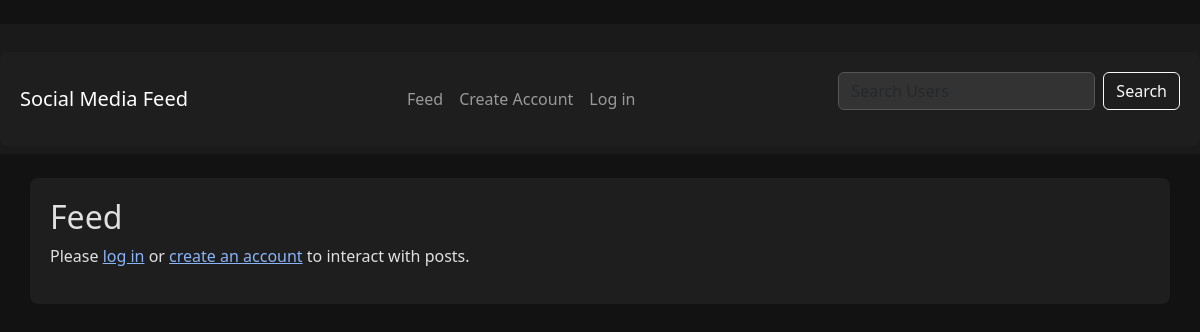
The app's page /feed/, older data.
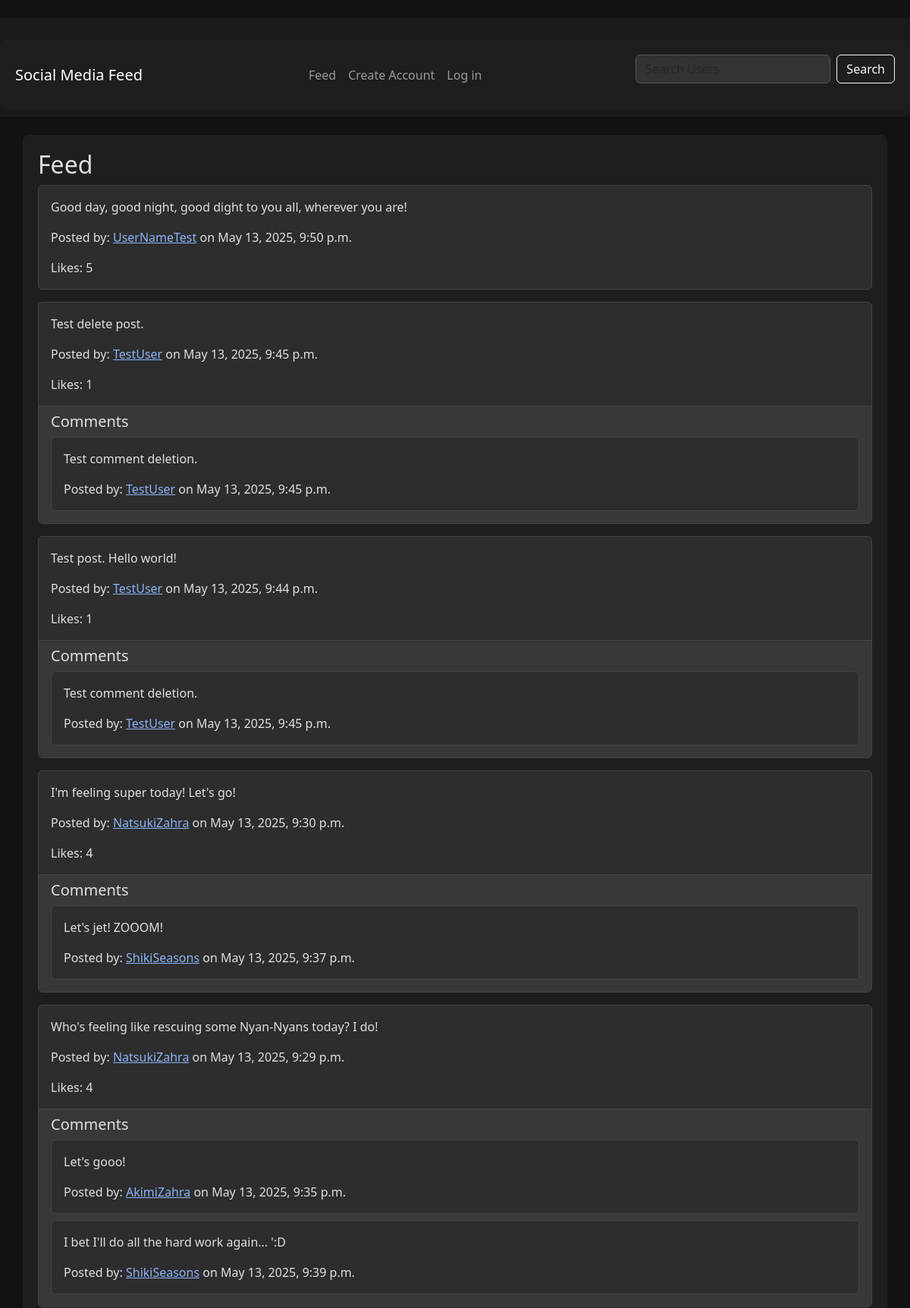
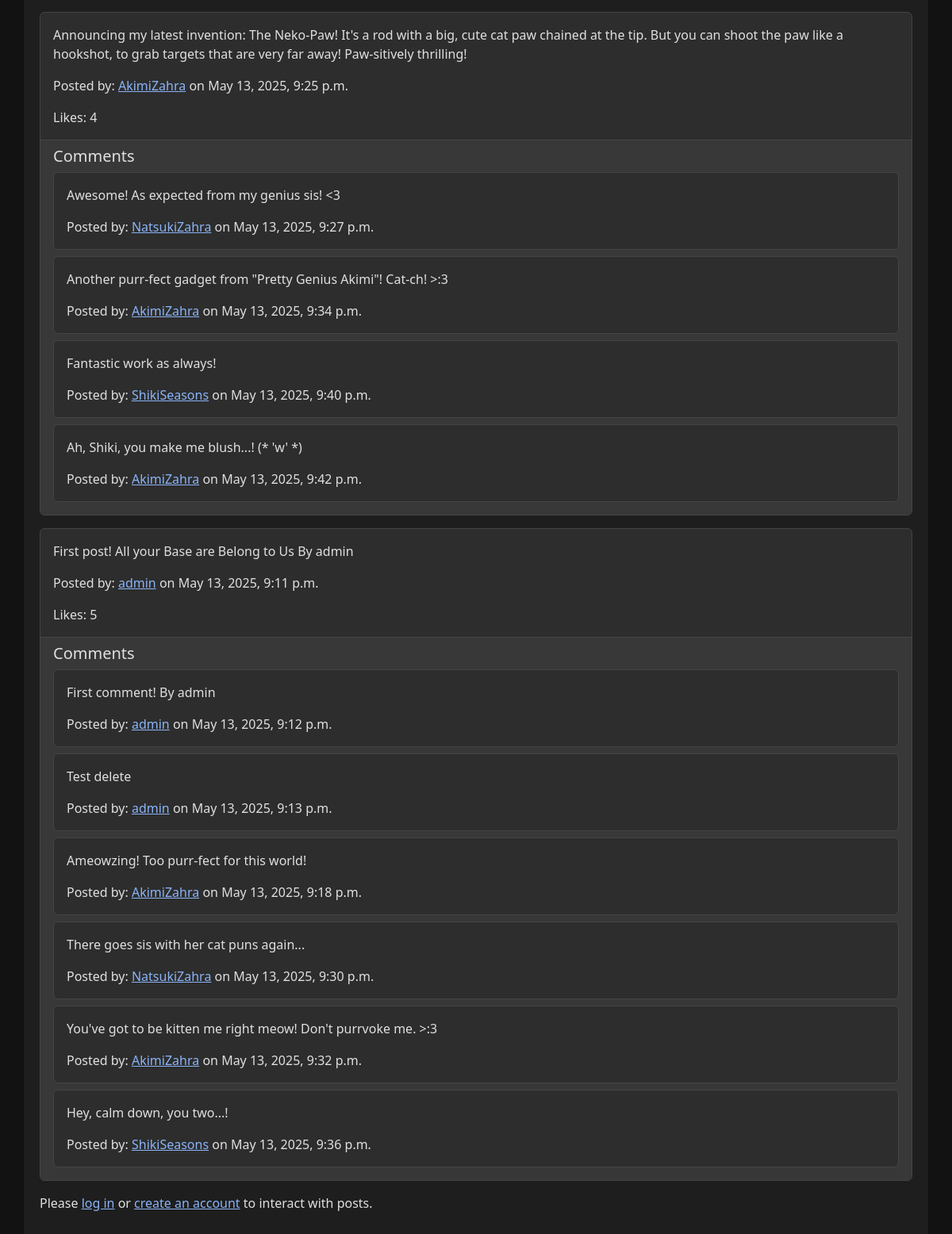
The same page, newer data (2 pictures, top to bottom).
### core/models.py (models this page shows, shortened)
class Post(models.Model):
    content = models.TextField()
    user = models.ForeignKey(User, on_delete=models.CASCADE, related_name='posts')
    created_at = models.DateTimeField(auto_now_add=True)
    updated_at = models.DateTimeField(auto_now=True)

class Comment(models.Model):
    content = models.TextField()
    user = models.ForeignKey(User, on_delete=models.CASCADE, related_name='comments')
    post = models.ForeignKey(Post, on_delete=models.CASCADE, related_name='comments')
    created_at = models.DateTimeField(auto_now_add=True)
    updated_at = models.DateTimeField(auto_now=True)

### core/views.py (the view)
# urls.py: path('feed/', views.feed, name='feed'),
def feed(request):
    posts = Post.objects.all().order_by('-created_at')
    if request.user.is_authenticated:
        return render(request, 'feed.html', {'posts': posts})
    else:
        return render(request, 'guest_feed.html', {'posts': posts})

### core/templates/guest_feed.html (shortened to what this page needs)
﻿{% extends 'base.html' %}
{% block content %}
  <h2>Feed</h2>
  {% for post in posts %}
    <div class="card mb-3">
      <div class="card-body">
        <p class="card-text">{{ post.content }}</p>
        <p class="card-text">
          Posted by: <a href="{% url 'guest_profile' post.user.username %}">{{ post.user.username }}</a> on {{ post.created_at }}
        </p>
        <p class="card-text">Likes: {{ post.likes.count }}</p>
      </div>
      {% if post.comments.exists %}
        <div class="card-footer">
          <h5>Comments</h5>
          {% for comment in post.comments.all %}
            <div class="card mb-2">
              <div class="card-body">
                <p class="card-text">{{ comment.content }}</p>
                <p class="card-text">
                  Posted by: <a href="{% url 'guest_profile' comment.user.username %}">{{ comment.user.username }}</a> on {{ comment.created_at }}
                </p>
              </div>
            </div>
          {% endfor %}
        </div>
      {% endif %}
    </div>
  {% endfor %}
  <p>
    Please <a href="{% url 'login' %}">log in</a> or <a href="{% url 'signup' %}">create an account</a> to interact with posts.
  </p>
{% endblock %}

Row changes from the older to the newer data that the page shows:
added Post: content "Good day, good night, good dight to you all, wherever you are!", user.username "UserNameTest", created_at "May 13, 2025, 9:50 p.m.", likes.count "5"
added Post: content "Test delete post.", user.username "TestUser", created_at "May 13, 2025, 9:45 p.m.", likes.count "1"
added Comment: content "Test comment deletion.", user.username "TestUser", created_at "May 13, 2025, 9:45 p.m.", shown under "Test delete post."
added Post: content "Test post. Hello world!", user.username "TestUser", created_at "May 13, 2025, 9:44 p.m.", likes.count "1"
added Comment: content "Test comment deletion.", user.username "TestUser", created_at "May 13, 2025, 9:45 p.m.", shown under "Test post. Hello world!"
added Post: content "I'm feeling super today! Let's go!", user.username "NatsukiZahra", created_at "May 13, 2025, 9:30 p.m.", likes.count "4"
added Comment: content "Let's jet! ZOOOM!", user.username "ShikiSeasons", created_at "May 13, 2025, 9:37 p.m.", shown under "I'm feeling super today! Let's go!"
added Post: content "Who's feeling like rescuing some Nyan-Nyans today? I do!", user.username "NatsukiZahra", created_at "May 13, 2025, 9:29 p.m.", likes.count "4"
added Comment: content "Let's gooo!", user.username "AkimiZahra", created_at "May 13, 2025, 9:35 p.m.", shown under "Who's feeling like rescuing some Nyan-Nyans today? I do!"
added Comment: content "I bet I'll do all the hard work again... ':D", user.username "ShikiSeasons", created_at "May 13, 2025, 9:39 p.m.", shown under "Who's feeling like rescuing some Nyan-Nyans today? I do!"
added Post: content "Announcing my latest invention: The Neko-Paw! It's a rod with a big, cute cat paw chained at the tip. But you can shoot the paw like a hookshot, to grab targets that are very far away! Paw-sitively thrilling!", user.username "AkimiZahra", created_at "May 13, 2025, 9:25 p.m.", likes.count "4"
added Comment: content "Awesome! As expected from my genius sis! <3", user.username "NatsukiZahra", created_at "May 13, 2025, 9:27 p.m.", shown under "AkimiZahra"
added Comment: content "Another purr-fect gadget from \"Pretty Genius Akimi\"! Cat-ch! >:3", user.username "AkimiZahra", created_at "May 13, 2025, 9:34 p.m."
added Comment: content "Fantastic work as always!", user.username "ShikiSeasons", created_at "May 13, 2025, 9:40 p.m.", shown under "AkimiZahra"
added Comment: content "Ah, Shiki, you make me blush...! (* 'w' *)", user.username "AkimiZahra", created_at "May 13, 2025, 9:42 p.m."
added Post: content "First post! All your Base are Belong to Us By admin", user.username "admin", created_at "May 13, 2025, 9:11 p.m.", likes.count "5"
added Comment: content "First comment! By admin", user.username "admin", created_at "May 13, 2025, 9:12 p.m.", shown under "First post! All your Base are Belong to Us By admin"
added Comment: content "Test delete", user.username "admin", created_at "May 13, 2025, 9:13 p.m.", shown under "First post! All your Base are Belong to Us By admin"
added Comment: content "Ameowzing! Too purr-fect for this world!", user.username "AkimiZahra", created_at "May 13, 2025, 9:18 p.m.", shown under "First post! All your Base are Belong to Us By admin"
added Comment: content "There goes sis with her cat puns again...", user.username "NatsukiZahra", created_at "May 13, 2025, 9:30 p.m.", shown under "First post! All your Base are Belong to Us By admin"
added Comment: content "You've got to be kitten me right meow! Don't purrvoke me. >:3", user.username "AkimiZahra", created_at "May 13, 2025, 9:32 p.m.", shown under "First post! All your Base are Belong to Us By admin"
added Comment: content "Hey, calm down, you two...!", user.username "ShikiSeasons", created_at "May 13, 2025, 9:36 p.m.", shown under "First post! All your Base are Belong to Us By admin"
